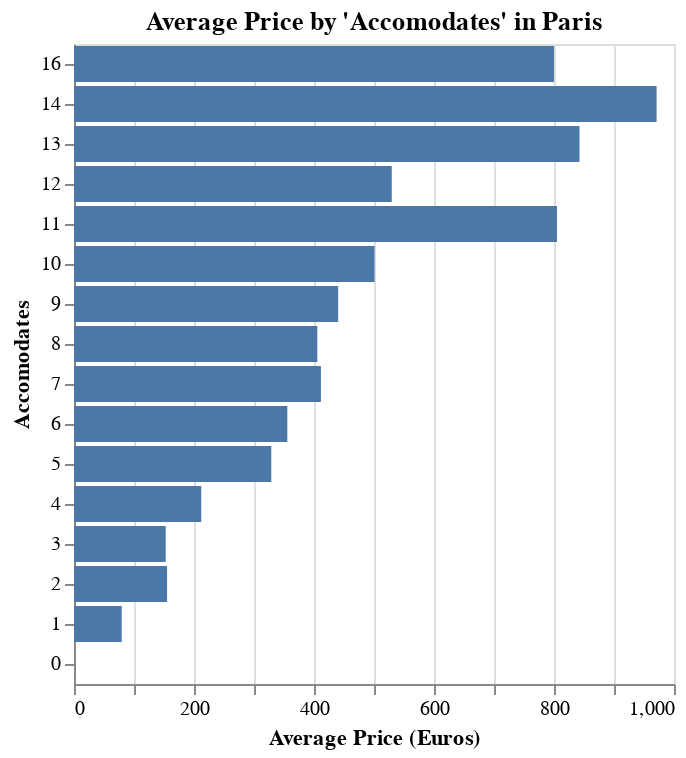

This figure's notebook cell:
### Markdown cell above
2) Create a horizontal bar chart of the average price by `accomodates` in Paris' most expensive neighborhood. Make sure to add a title and change axis labels as needed.

### Code cell
(
    alt.Chart(
        paris_listings_accomodations.collect(),
        title="Average Price by 'Accomodates' in Paris"
    ).mark_bar()
    .encode(
        alt.X('avg_price').title('Average Price (Euros)'),
        alt.Y('accommodates:O').title('Accomodates').sort('-y')
    )
)

### Figure 1 — Vega-Lite specification as saved in the notebook (floating-point values rounded to 4 significant figures)
{"config": {"view": {"continuousWidth": 300, "continuousHeight": 300}}, "data": {"name": "data-4bf0fc88ec24c5674dafd5941d099e83"}, "mark": {"type": "bar"}, "encoding": {"x": {"field": "avg_price", "title": "Average Price (Euros)", "type": "quantitative"}, "y": {"field": "accommodates", "sort": "-y", "title": "Accomodates", "type": "ordinal"}}, "title": "Average Price by 'Accomodates' in Paris", "$schema": "https://vega.github.io/schema/vega-lite/v6.1.0.json", "datasets": {"data-4bf0fc88ec24c5674dafd5941d099e83": [{"accommodates": 0, "avg_price": 0.0}, {"accommodates": 1, "avg_price": 79.52}, {"accommodates": 3, "avg_price": 152.8}, {"accommodates": 2, "avg_price": 155.1}, {"accommodates": 4, "avg_price": 212.1}, {"accommodates": 5, "avg_price": 328.8}, {"accommodates": 6, "avg_price": 355.5}, {"accommodates": 8, "avg_price": 405.5}, {"accommodates": 7, "avg_price": 411.5}, {"accommodates": 9, "avg_price": 440.3}, {"accommodates": 10, "avg_price": 500.9}, {"accommodates": 12, "avg_price": 529.6}, {"accommodates": 16, "avg_price": 800.0}, {"accommodates": 11, "avg_price": 805.0}, {"accommodates": 13, "avg_price": 842.5}, {"accommodates": 14, "avg_price": 971.0}]}}
